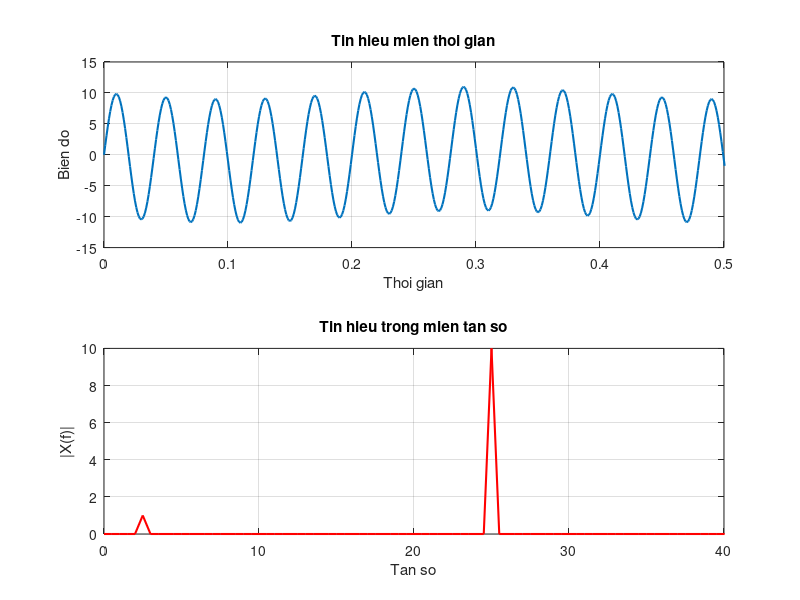

Write MATLAB code to recreate this figure.
clc;
clear;

fs = 1000;
ts = 1/fs;
L = 2000;
t = (0:L-1)*ts;

x = cos(5*pi*t + pi/2) + 10*cos(50*pi*t - pi/2);

%a
figure; 
subplot(2,1,1);
plot(t, x, 'LineWidth', 1.5);
title('Tin hieu mien thoi gian');
xlabel('Thoi gian');
ylabel('Bien do');
grid on;
xlim([0 0.5]);

%b
x_fft = fft(x);
P2 = abs(x_fft/L);
P1 = P2(1:L/2+1);
P1(2:end-1) = 2*P1(2:end-1);

f = fs*(0:L/2)/L;

%c
subplot(2,1,2);
plot(f, P1, 'r', 'LineWidth', 1.5);
grid on;
xlim([0, 40]);
title('Tin hieu trong mien tan so');
xlabel('Tan so');
ylabel('|X(f)|');
